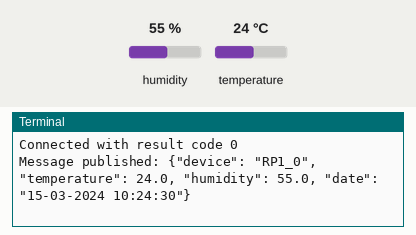
A program run on a simulated Raspberry Pi (BCM pin numbers). Shown: the last lines printed to the terminal. The test bench sets the inputs (shaded band); at power-on: humidity 55 %, temperature 24 °C. The clock reads 2024-03-15 10:24:30 at power-on unless the program sets it; no MQTT or app messages arrive unless stated.

Above: at 1.3 s.
1.4 s: humidity set to 22 %
At 6.2 s:
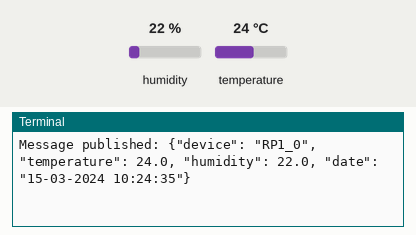
7.7 s: temperature set to 12 °C
At 12.2 s:
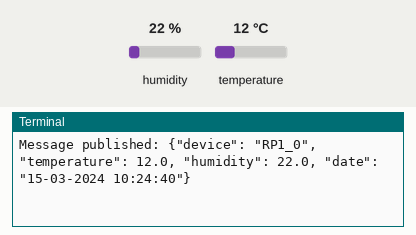
14.0 s: humidity set to 40 %
At 16.9 s:
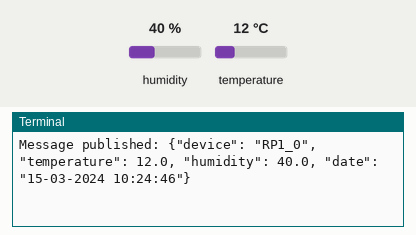
Timing chart, 0 to 18.4 s (numbered marks = the images above; inputs shaded):
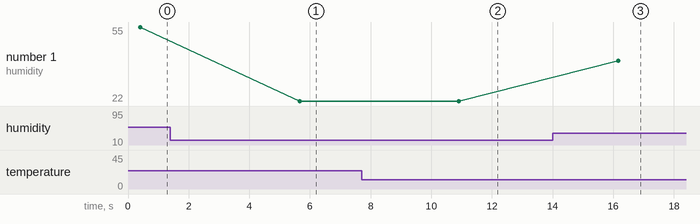

Measured:
- after the input at 1.4 s, the terminal: prints a new line after 4.3 s (image 1)
- after the input at 7.7 s, the terminal: prints a new line after 3.2 s (image 2)
- after the input at 14.0 s, the terminal: prints a new line after 2.2 s (image 3)
- plotted number 1: 55 → 22 after the input at 1.4 s, 22 → 40 after the input at 14.0 s

The program:

mqtt_RPI_client.py
```python
import paho.mqtt.client as mqtt
import time
from datetime import datetime
import board
import adafruit_dht
import json

# This file allows recieve data from DHT22 sensor thorugh port 18 of RPI
# and publish the information to MQTT broker

MQTT_HOST = ""
MQTT_PORT = 1883
TOPIC = "RPI/temp_sens_0"

def on_connect(client, userdata, flags, rc):
    print("Connected with result code "+str(rc))

def on_message(client, userdata, msg):
    print(msg.topic+" "+str(msg.payload))

dht = adafruit_dht.DHT22(board.D18,  use_pulseio=False)

client = mqtt.Client()
client.on_connect = on_connect
client.on_message = on_message

client.connect(host=MQTT_HOST, port=MQTT_PORT)
client.loop_start()

while True:
    try:
        temperature = dht.temperature
        humidity = dht.humidity
        sensor_info = {
            'device': 'RP1_0',
            'temperature': temperature,
            'humidity': humidity,
            'date': str(datetime.now().strftime('%d-%m-%Y %H:%M:%S'))
        }
        sensor_mess = json.dumps(sensor_info)
        client.publish(topic=TOPIC, payload=sensor_mess, qos=0)
        print("Message published: {}".format(sensor_mess))
    except RuntimeError as error:
        print(error.args[0])
        time.sleep(3)
        continue
    except Exception as error:
        dht.exit()
        raise error
    time.sleep(5)
```
